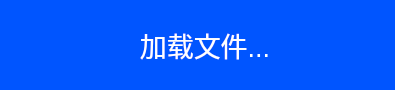
<?xml version="1.0" encoding="UTF-8"?>
<ui version="4.0">
 <class>Form</class>
 <widget class="QWidget" name="Form">
  <property name="geometry">
   <rect>
    <x>0</x>
    <y>0</y>
    <width>395</width>
    <height>90</height>
   </rect>
  </property>
  <property name="minimumSize">
   <size>
    <width>395</width>
    <height>90</height>
   </size>
  </property>
  <property name="maximumSize">
   <size>
    <width>395</width>
    <height>90</height>
   </size>
  </property>
  <property name="font">
   <font>
    <pointsize>20</pointsize>
   </font>
  </property>
  <property name="windowTitle">
   <string>通用UEFI-CEF注入器</string>
  </property>
  <property name="styleSheet">
   <string notr="true">background-color: rgb(0, 85, 255);
color: rgb(255, 255, 255);</string>
  </property>
  <widget class="QLabel" name="label">
   <property name="geometry">
    <rect>
     <x>80</x>
     <y>30</y>
     <width>250</width>
     <height>30</height>
    </rect>
   </property>
   <property name="font">
    <font>
     <pointsize>20</pointsize>
    </font>
   </property>
   <property name="text">
    <string>加载文件...</string>
   </property>
   <property name="alignment">
    <set>Qt::AlignCenter</set>
   </property>
  </widget>
 </widget>
 <resources/>
 <connections/>
</ui>
